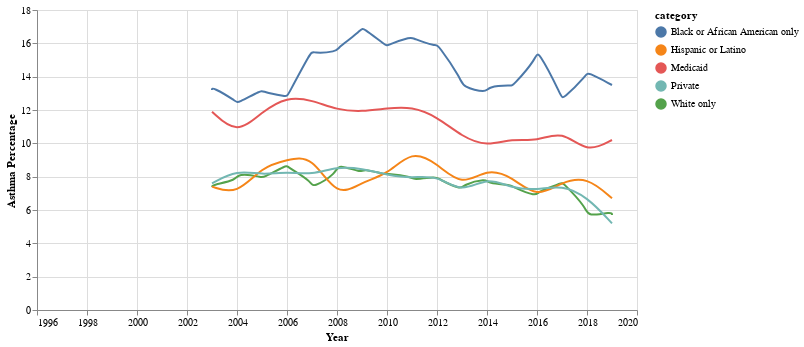

Notebook source saved alongside this figure:
### Code cell
import altair as alt
import pandas as pd

# Assuming 'Year' and 'Asthma Percentage' are numeric columns in your DataFrame

# Sample data
categories_to_include = ['Black or African American only', 'Hispanic or Latino', 'White only', 'Medicaid', 'Private']
source = asthma_df[asthma_df['category'].isin(categories_to_include)]

# Create a selection that chooses the nearest point & selects based on x-value
nearest = alt.selection(type='single', nearest=True, on='mouseover',
                        fields=['Year'], empty='none')

# The basic line
line = alt.Chart(source).mark_line(interpolate='basis').encode(
    x=alt.X('Year:Q', axis=alt.Axis(format='d')),  # Set the format to 'd' for no commas
    y='Asthma Percentage:Q',
    color='category:N',
    tooltip=['Year:Q', 'Asthma Percentage:Q', 'category:N']
)

# Transparent selectors across the chart. This is what tells us
# the x-value of the cursor
selectors = alt.Chart(source).mark_point().encode(
    x='Year:Q',
    opacity=alt.value(0),
).add_selection(
    nearest
)

# Draw points on the line, and highlight based on selection
points = line.mark_point().encode(
    opacity=alt.condition(nearest, alt.value(1), alt.value(0))
)

# Draw text labels near the points, and highlight based on selection
text = line.mark_text(align='left', dx=5, dy=-5).encode(
    text=alt.condition(nearest, 'Asthma Percentage:Q', alt.value(' '))
)

# Draw a rule at the location of the selection
rules = alt.Chart(source).mark_rule(color='gray').encode(
    x='Year:Q',
).transform_filter(
    nearest
)

# Put the five layers into a chart and bind the data
alt.layer(
    line, selectors, points, rules, text
).properties(
    width=600, height=300
)

### Figure 1 — Vega-Lite specification as saved in the notebook (floating-point values rounded to 4 significant figures; data arrays with more than 128 entries replaced by an {"elided": "..."} marker saying what was removed)
{"config": {"view": {"continuousWidth": 300, "continuousHeight": 300}}, "layer": [{"mark": {"type": "line", "interpolate": "basis"}, "encoding": {"color": {"field": "category", "type": "nominal"}, "tooltip": [{"field": "Year", "type": "quantitative"}, {"field": "Asthma Percentage", "type": "quantitative"}, {"field": "category", "type": "nominal"}], "x": {"axis": {"format": "d"}, "field": "Year", "type": "quantitative"}, "y": {"field": "Asthma Percentage", "type": "quantitative"}}}, {"mark": {"type": "point"}, "encoding": {"opacity": {"value": 0}, "x": {"field": "Year", "type": "quantitative"}}, "name": "view_1"}, {"mark": {"type": "point"}, "encoding": {"color": {"field": "category", "type": "nominal"}, "opacity": {"condition": {"param": "param_1", "value": 1, "empty": false}, "value": 0}, "tooltip": [{"field": "Year", "type": "quantitative"}, {"field": "Asthma Percentage", "type": "quantitative"}, {"field": "category", "type": "nominal"}], "x": {"axis": {"format": "d"}, "field": "Year", "type": "quantitative"}, "y": {"field": "Asthma Percentage", "type": "quantitative"}}}, {"mark": {"type": "rule", "color": "gray"}, "encoding": {"x": {"field": "Year", "type": "quantitative"}}, "transform": [{"filter": {"param": "param_1", "empty": false}}]}, {"mark": {"type": "text", "align": "left", "dx": 5, "dy": -5}, "encoding": {"color": {"field": "category", "type": "nominal"}, "text": {"condition": {"param": "param_1", "empty": false, "field": "Asthma Percentage", "type": "quantitative"}, "value": " "}, "tooltip": [{"field": "Year", "type": "quantitative"}, {"field": "Asthma Percentage", "type": "quantitative"}, {"field": "category", "type": "nominal"}], "x": {"axis": {"format": "d"}, "field": "Year", "type": "quantitative"}, "y": {"field": "Asthma Percentage", "type": "quantitative"}}}], "data": {"name": "data-bae0c9f4292110460d82e3c391372bb1"}, "height": 300, "params": [{"name": "param_1", "select": {"type": "point", "fields": ["Year"], "nearest": true, "on": "mouseover"}, "views": ["view_1"]}], "width": 600, "$schema": "https://vega.github.io/schema/vega-lite/v5.16.3.json", "datasets": {"data-bae0c9f4292110460d82e3c391372bb1": {"elided": "161 records"}}}
